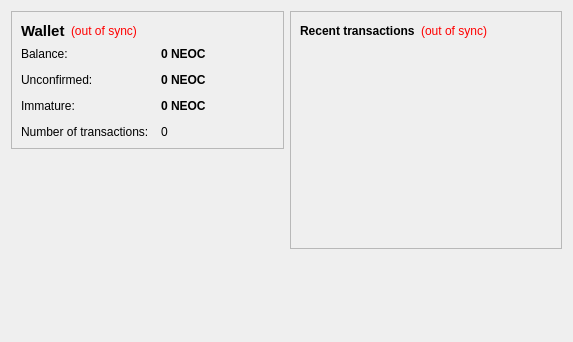
<?xml version="1.0" encoding="UTF-8"?>
<ui version="4.0">
 <class>OverviewPage</class>
 <widget class="QWidget" name="OverviewPage">
  <property name="geometry">
   <rect>
    <x>0</x>
    <y>0</y>
    <width>573</width>
    <height>342</height>
   </rect>
  </property>
  <property name="windowTitle">
   <string>Form</string>
  </property>
  <layout class="QHBoxLayout" name="horizontalLayout" stretch="1,1">
   <item>
    <layout class="QVBoxLayout" name="verticalLayout_2">
     <item>
      <widget class="QFrame" name="frame">
       <property name="frameShape">
        <enum>QFrame::StyledPanel</enum>
       </property>
       <property name="frameShadow">
        <enum>QFrame::Raised</enum>
       </property>
       <layout class="QVBoxLayout" name="verticalLayout_4">
        <item>
         <layout class="QHBoxLayout" name="horizontalLayout_4">
          <item>
           <widget class="QLabel" name="label_5">
            <property name="font">
             <font>
              <pointsize>11</pointsize>
              <weight>75</weight>
              <bold>true</bold>
             </font>
            </property>
            <property name="text">
             <string>Wallet</string>
            </property>
           </widget>
          </item>
          <item>
           <widget class="QLabel" name="labelWalletStatus">
            <property name="toolTip">
             <string>The displayed information may be out of date. Your wallet automatically synchronizes with the Neocortex network after a connection is established, but this process has not completed yet.</string>
            </property>
            <property name="styleSheet">
             <string notr="true">QLabel { color: red; }</string>
            </property>
            <property name="text">
             <string notr="true">(out of sync)</string>
            </property>
            <property name="alignment">
             <set>Qt::AlignLeading|Qt::AlignLeft|Qt::AlignVCenter</set>
            </property>
           </widget>
          </item>
          <item>
           <spacer name="horizontalSpacer_2">
            <property name="orientation">
             <enum>Qt::Horizontal</enum>
            </property>
            <property name="sizeHint" stdset="0">
             <size>
              <width>40</width>
              <height>20</height>
             </size>
            </property>
           </spacer>
          </item>
         </layout>
        </item>
        <item>
         <layout class="QFormLayout" name="formLayout_2">
          <property name="fieldGrowthPolicy">
           <enum>QFormLayout::AllNonFixedFieldsGrow</enum>
          </property>
          <property name="horizontalSpacing">
           <number>12</number>
          </property>
          <property name="verticalSpacing">
           <number>12</number>
          </property>
          <item row="0" column="0">
           <widget class="QLabel" name="label">
            <property name="text">
             <string>Balance:</string>
            </property>
           </widget>
          </item>
          <item row="0" column="1">
           <widget class="QLabel" name="labelBalance">
            <property name="font">
             <font>
              <weight>75</weight>
              <bold>true</bold>
             </font>
            </property>
            <property name="cursor">
             <cursorShape>IBeamCursor</cursorShape>
            </property>
            <property name="toolTip">
             <string>Your current balance</string>
            </property>
            <property name="text">
             <string notr="true">0 NEOC</string>
            </property>
            <property name="textInteractionFlags">
             <set>Qt::LinksAccessibleByMouse|Qt::TextSelectableByKeyboard|Qt::TextSelectableByMouse</set>
            </property>
           </widget>
          </item>
          <item row="1" column="0">
           <widget class="QLabel" name="label_3">
            <property name="text">
             <string>Unconfirmed:</string>
            </property>
           </widget>
          </item>
          <item row="1" column="1">
           <widget class="QLabel" name="labelUnconfirmed">
            <property name="font">
             <font>
              <weight>75</weight>
              <bold>true</bold>
             </font>
            </property>
            <property name="cursor">
             <cursorShape>IBeamCursor</cursorShape>
            </property>
            <property name="toolTip">
             <string>Total of transactions that have yet to be confirmed, and do not yet count toward the current balance</string>
            </property>
            <property name="text">
             <string notr="true">0 NEOC</string>
            </property>
            <property name="textInteractionFlags">
             <set>Qt::LinksAccessibleByMouse|Qt::TextSelectableByKeyboard|Qt::TextSelectableByMouse</set>
            </property>
           </widget>
          </item>
          <item row="3" column="0">
           <widget class="QLabel" name="label_2">
            <property name="text">
             <string>Number of transactions:</string>
            </property>
           </widget>
          </item>
          <item row="3" column="1">
           <widget class="QLabel" name="labelNumTransactions">
            <property name="toolTip">
             <string>Total number of transactions in wallet</string>
            </property>
            <property name="text">
             <string notr="true">0</string>
            </property>
           </widget>
          </item>
          <item row="2" column="0">
           <widget class="QLabel" name="labelImmatureText">
            <property name="text">
             <string>Immature:</string>
            </property>
           </widget>
          </item>
          <item row="2" column="1">
           <widget class="QLabel" name="labelImmature">
            <property name="font">
             <font>
              <weight>75</weight>
              <bold>true</bold>
             </font>
            </property>
            <property name="toolTip">
             <string>Mined balance that has not yet matured</string>
            </property>
            <property name="text">
             <string notr="true">0 NEOC</string>
            </property>
            <property name="textInteractionFlags">
             <set>Qt::LinksAccessibleByMouse|Qt::TextSelectableByKeyboard|Qt::TextSelectableByMouse</set>
            </property>
           </widget>
          </item>
         </layout>
        </item>
       </layout>
      </widget>
     </item>
     <item>
      <spacer name="verticalSpacer">
       <property name="orientation">
        <enum>Qt::Vertical</enum>
       </property>
       <property name="sizeHint" stdset="0">
        <size>
         <width>20</width>
         <height>40</height>
        </size>
       </property>
      </spacer>
     </item>
    </layout>
   </item>
   <item>
    <layout class="QVBoxLayout" name="verticalLayout_3">
     <item>
      <widget class="QFrame" name="frame_2">
       <property name="frameShape">
        <enum>QFrame::StyledPanel</enum>
       </property>
       <property name="frameShadow">
        <enum>QFrame::Raised</enum>
       </property>
       <layout class="QVBoxLayout" name="verticalLayout">
        <item>
         <layout class="QHBoxLayout" name="horizontalLayout_2">
          <item>
           <widget class="QLabel" name="label_4">
            <property name="text">
             <string>&lt;b&gt;Recent transactions&lt;/b&gt;</string>
            </property>
           </widget>
          </item>
          <item>
           <widget class="QLabel" name="labelTransactionsStatus">
            <property name="toolTip">
             <string>The displayed information may be out of date. Your wallet automatically synchronizes with the Neocortex network after a connection is established, but this process has not completed yet.</string>
            </property>
            <property name="styleSheet">
             <string notr="true">QLabel { color: red; }</string>
            </property>
            <property name="text">
             <string notr="true">(out of sync)</string>
            </property>
            <property name="alignment">
             <set>Qt::AlignRight|Qt::AlignTrailing|Qt::AlignVCenter</set>
            </property>
           </widget>
          </item>
          <item>
           <spacer name="horizontalSpacer">
            <property name="orientation">
             <enum>Qt::Horizontal</enum>
            </property>
            <property name="sizeHint" stdset="0">
             <size>
              <width>40</width>
              <height>20</height>
             </size>
            </property>
           </spacer>
          </item>
         </layout>
        </item>
        <item>
         <widget class="QListView" name="listTransactions">
          <property name="styleSheet">
           <string notr="true">QListView { background: transparent; }</string>
          </property>
          <property name="frameShape">
           <enum>QFrame::NoFrame</enum>
          </property>
          <property name="verticalScrollBarPolicy">
           <enum>Qt::ScrollBarAlwaysOff</enum>
          </property>
          <property name="horizontalScrollBarPolicy">
           <enum>Qt::ScrollBarAlwaysOff</enum>
          </property>
          <property name="selectionMode">
           <enum>QAbstractItemView::NoSelection</enum>
          </property>
         </widget>
        </item>
       </layout>
      </widget>
     </item>
     <item>
      <spacer name="verticalSpacer_2">
       <property name="orientation">
        <enum>Qt::Vertical</enum>
       </property>
       <property name="sizeHint" stdset="0">
        <size>
         <width>20</width>
         <height>40</height>
        </size>
       </property>
      </spacer>
     </item>
    </layout>
   </item>
  </layout>
 </widget>
 <resources/>
 <connections/>
</ui>
